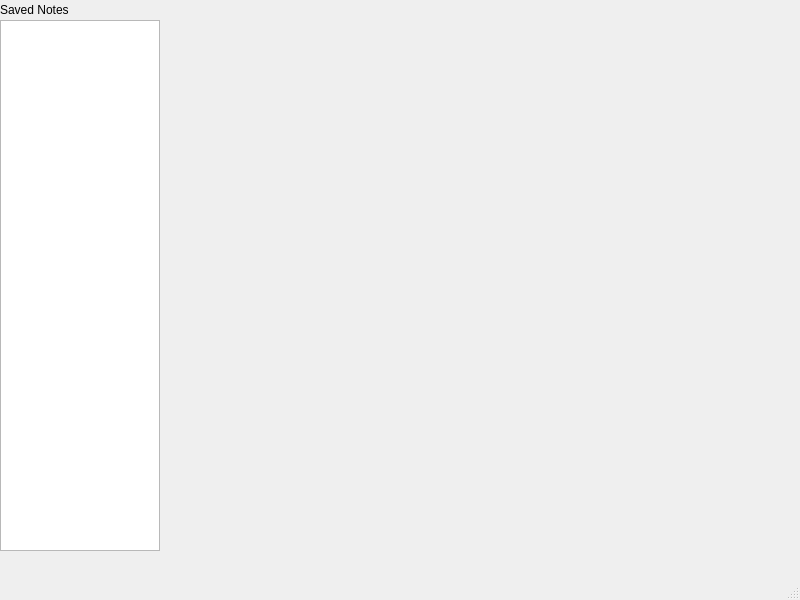
<?xml version="1.0" encoding="UTF-8"?>
<ui version="4.0">
 <class>MainWindow</class>
 <widget class="QMainWindow" name="MainWindow">
  <property name="geometry">
   <rect>
    <x>0</x>
    <y>0</y>
    <width>800</width>
    <height>600</height>
   </rect>
  </property>
  <property name="windowTitle">
   <string>MainWindow</string>
  </property>
  <widget class="QWidget" name="centralwidget">
   <widget class="QWidget" name="verticalLayoutWidget">
    <property name="geometry">
     <rect>
      <x>0</x>
      <y>20</y>
      <width>160</width>
      <height>531</height>
     </rect>
    </property>
    <layout class="QVBoxLayout" name="verticalLayout">
     <item>
      <widget class="QListView" name="listView"/>
     </item>
    </layout>
   </widget>
   <widget class="QLabel" name="label">
    <property name="geometry">
     <rect>
      <x>0</x>
      <y>0</y>
      <width>158</width>
      <height>20</height>
     </rect>
    </property>
    <property name="text">
     <string>Saved Notes</string>
    </property>
   </widget>
  </widget>
  <widget class="QMenuBar" name="menubar">
   <property name="geometry">
    <rect>
     <x>0</x>
     <y>0</y>
     <width>800</width>
     <height>22</height>
    </rect>
   </property>
  </widget>
  <widget class="QStatusBar" name="statusbar"/>
 </widget>
 <resources/>
 <connections/>
</ui>
